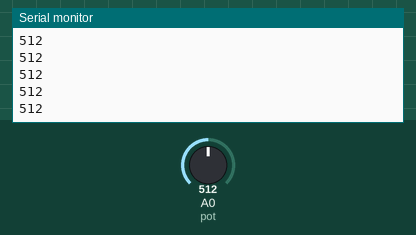
The sketch below on a simulated Arduino Uno, built with avr-gcc and run on an emulated ATmega328P. Parts: the last lines printed to the serial monitor. The inputs (shaded band) are chosen by the test bench; at power-on: A0 (pot) = 512.

Above: at 1.2 s.
1.3 s: A0 (pot) set to 716
At 1.8 s:
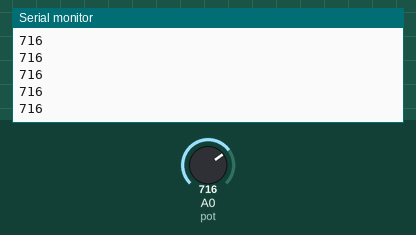
2.8 s: A0 (pot) set to 900
At 3.5 s:
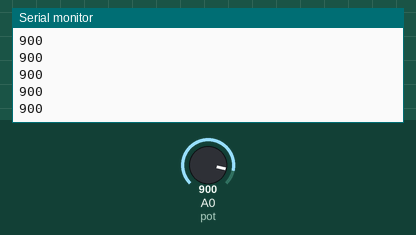
Timing chart, 0 to 5.8 s (numbered marks = the images above; inputs shaded):
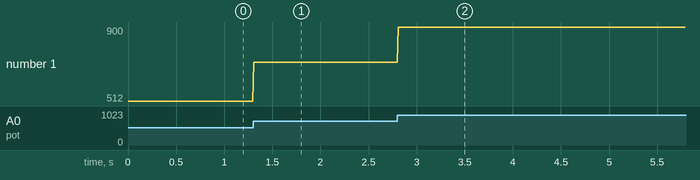

The sketch:

Range_variableR.ino
```cpp
int pot=A0;
int value=0;
void setup() {
  //pinMode(pot,INPUT);  //없어도 됨
  Serial.begin(9600);
}
void loop() {
  value=analogRead(pot);
  //    => 0에서 1023까지
  Serial.println(value);
  delay(10);
}
```

Measured:
- after the input at 1.3 s, the serial monitor: prints a new line at once (image 1)
- after the input at 2.8 s, the serial monitor: prints a new line at once (image 2)
- plotted number 1: 512 → 716 after the input at 1.3 s, 716 → 900 after the input at 2.8 s
